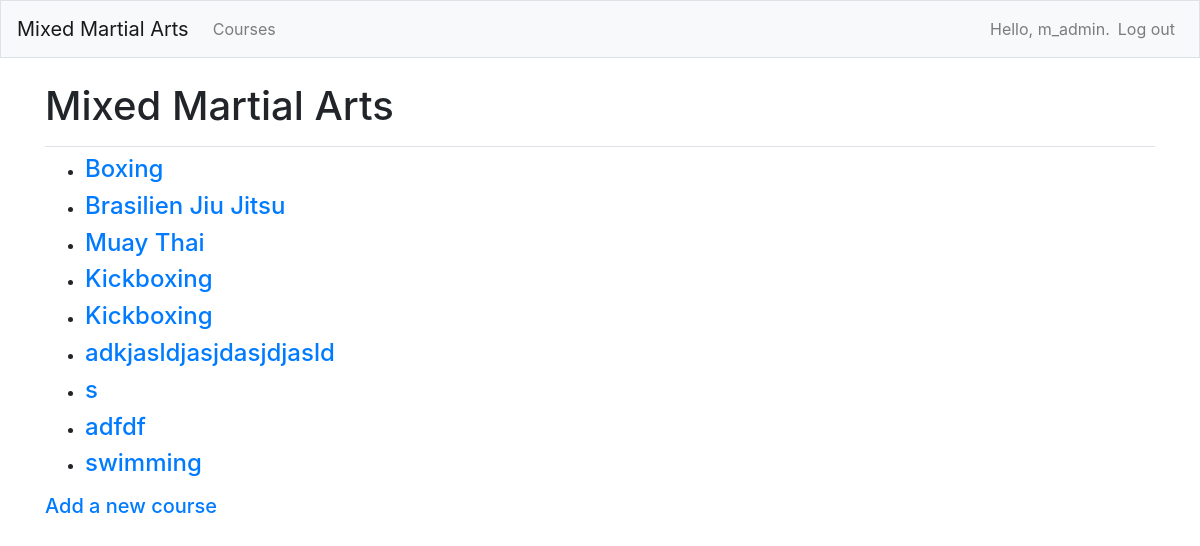
The app's page /courses/ (signed in) with its own data.
### mma/models.py (models this page shows)
class Mixedmartialart(models.Model):
	text = models.CharField(max_length=200)
	date_added = models.DateTimeField(auto_now_add=True)
	owner = models.ForeignKey(User, on_delete=models.CASCADE)
	def __str__(self):
		return self.text

### mma/views.py (the view)
# urls.py: path('courses/', views.mixedmartialarts, name='mixedmartialarts'),
@login_required
def mixedmartialarts(request):
	mixedmartialarts = Mixedmartialart.objects.filter(owner=request.user).order_by('date_added')
	context = {'mixedmartialarts': mixedmartialarts}
	return render(request, 'mma/mixedmartialarts.html', context)

### mma/templates/mma/mixedmartialarts.html
{% extends "mma/base.html" %}
{% block page_header %}
  <h1>Mixed Martial Arts</h1>
{% endblock page_header %}
{% block content %}
  <ul>
  	{% for courses in mixedmartialarts %}
  	  <li><h4>
  	   <a href="{% url 'mma:course' courses.id %}">{{ courses }}</a>
  	  </h4></li>
  	{% empty %}
  	  <li><h4>No topics have been added yet.</h4></li>
  	{% endfor %}
  </ul>
  <h5><a href="{% url 'mma:new_course' %}">Add a new course</h5></a>
{% endblock content %}

### mma/templates/mma/base.html (shortened to what this page needs)
{% load bootstrap4 %}
<!DOCTYPE html>
<html lang="en">
<head>
	{% bootstrap_css %}
</head>
<body>
  <nav class="navbar navbar-expand-md navbar-light bg-light mb-4 border">
  	<a class="navbar-brand" href="{% url 'mma:index' %}">Mixed Martial Arts</a>
  	<div class="collapse navbar-collapse" id ="navbarCollapse">
  		<ul class="navbar-nav mr-auto">
  			<li class="nav-item">
  			  <a class="nav-link" href="{% url 'mma:mixedmartialarts' %}">Courses</a>
  			</li>
  		</ul>
  		<ul class="navbar-nav ml-auto">
  		  {% if user.is_authenticated %}
  		    <li class="nav-item">
  		      <span class="navbar-text">Hello, {{ user.username }}.</span>
  		    </li>
  		    <li class="nav-item">
  		      <a class="nav-link" href=" {% url 'users:logout' %}">Log out</a>
  		    </li>
  		  {% endif %}
  		</ul>
  	</div>
  </nav>
  <main role="main" class="container">
  	<div class="pb-2 mb-2 border-bottom">
  	  {% block page_header %}{% endblock page_header %}
  	</div>
  	<div>
  	  {% block content %}{% endblock content %}
  	</div>
  </main>
</body>
</html>

### records on screen
Mixedmartialart: text "Boxing"
Mixedmartialart: text "Brasilien Jiu Jitsu"
Mixedmartialart: text "Muay Thai"
Mixedmartialart: text "Kickboxing"
Mixedmartialart: text "Kickboxing"
Mixedmartialart: text "adkjasldjasjdasjdjasld"
Mixedmartialart: text "s"
Mixedmartialart: text "adfdf"
Mixedmartialart: text "swimming"

### other values on screen
{{ user.username }} "m_admin"
